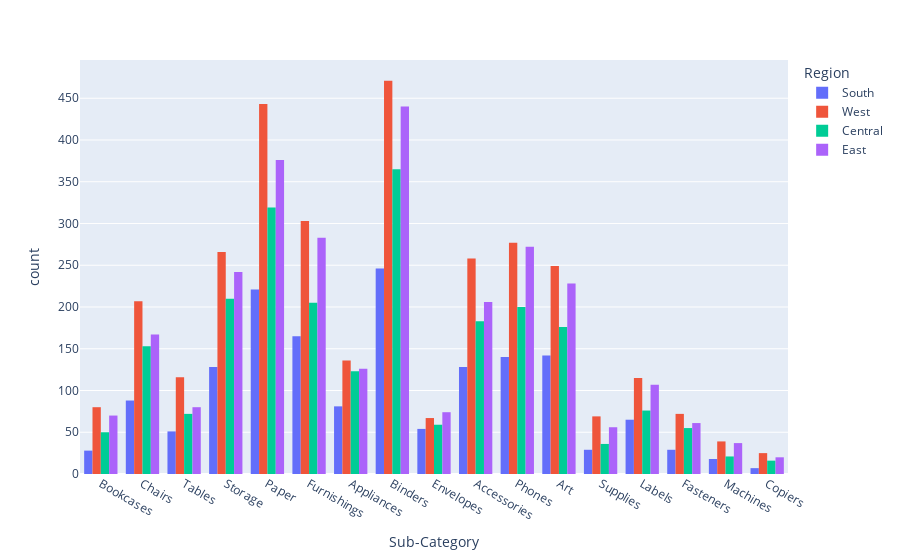

The notebook cell saved with this chart:
### Code cell
fig=px.histogram(data,x = 'Sub-Category', color = 'Region',barmode='group')
fig.show()

### Figure 1 — Plotly figure (JSON) as saved in the notebook; plotly's stock layout.template omitted (floating-point values rounded to 4 significant figures; data arrays with more than 128 entries replaced by an {"elided": "..."} marker saying what was removed)
{"data": [{"alignmentgroup": "True", "bingroup": "x", "hovertemplate": "Region=South<br>Sub-Category=%{x}<br>count=%{y}<extra></extra>", "legendgroup": "South", "marker": {"color": "#636efa"}, "name": "South", "offsetgroup": "South", "orientation": "v", "showlegend": true, "type": "histogram", "x": {"elided": "1620 str values"}, "xaxis": "x", "yaxis": "y"}, {"alignmentgroup": "True", "bingroup": "x", "hovertemplate": "Region=West<br>Sub-Category=%{x}<br>count=%{y}<extra></extra>", "legendgroup": "West", "marker": {"color": "#EF553B"}, "name": "West", "offsetgroup": "West", "orientation": "v", "showlegend": true, "type": "histogram", "x": {"elided": "3193 str values"}, "xaxis": "x", "yaxis": "y"}, {"alignmentgroup": "True", "bingroup": "x", "hovertemplate": "Region=Central<br>Sub-Category=%{x}<br>count=%{y}<extra></extra>", "legendgroup": "Central", "marker": {"color": "#00cc96"}, "name": "Central", "offsetgroup": "Central", "orientation": "v", "showlegend": true, "type": "histogram", "x": {"elided": "2319 str values"}, "xaxis": "x", "yaxis": "y"}, {"alignmentgroup": "True", "bingroup": "x", "hovertemplate": "Region=East<br>Sub-Category=%{x}<br>count=%{y}<extra></extra>", "legendgroup": "East", "marker": {"color": "#ab63fa"}, "name": "East", "offsetgroup": "East", "orientation": "v", "showlegend": true, "type": "histogram", "x": {"elided": "2845 str values"}, "xaxis": "x", "yaxis": "y"}], "layout": {"barmode": "group", "legend": {"title": {"text": "Region"}, "tracegroupgap": 0}, "margin": {"t": 60}, "xaxis": {"anchor": "y", "domain": [0, 1], "title": {"text": "Sub-Category"}}, "yaxis": {"anchor": "x", "domain": [0, 1], "title": {"text": "count"}}}}
